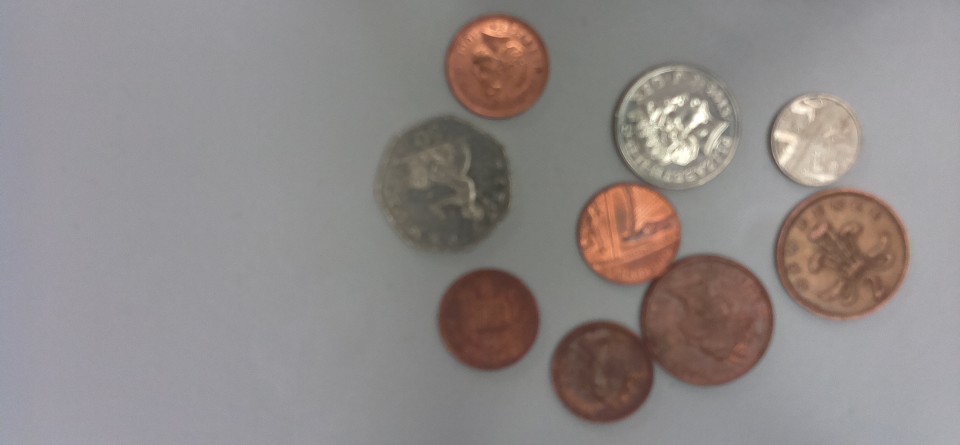
#> input picture coin_picture.png, 1920 x 890 px (shown at 1/2 size)
$ python -i coins_solution.py   (imports and definitions only)
#> lines starting #> are read from the running program, lines starting #| are printed output that depends on the picture; after the words box and inside, x2 and y2 are one past the last pixel; in counts of white or black regions, pixels touching at a corner belong together
#> further down, picture is the input picture: shape (890, 1920, 3); mean B, G, R 135.4, 136.8, 142.9
import numpy as np
import cv2


# [20 lines left out: functions find_circles, draw_circles, not called in this run]


def find_50p(img):
    """Detect contours and area of shapes in the image and filters to detect 50p.

    Return contours matching the area of 50p and number of 50 pence detected.
    """

    imgcanny = cv2.Canny(img,16,14)
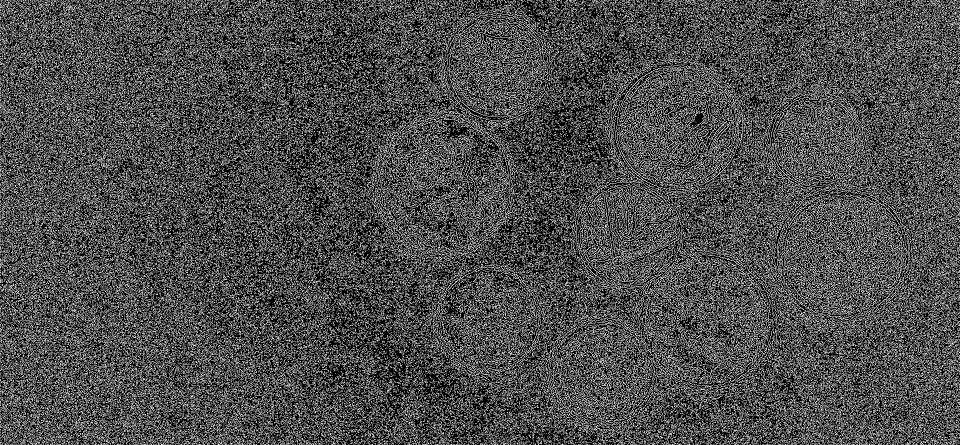
#> imgcanny: shape (890, 1920) (shown at 1/2 size); 29.5% white in thin lines or dots
    kernel = np.ones((5, 5))
    imgdil = cv2.dilate(imgcanny, kernel, iterations=1)
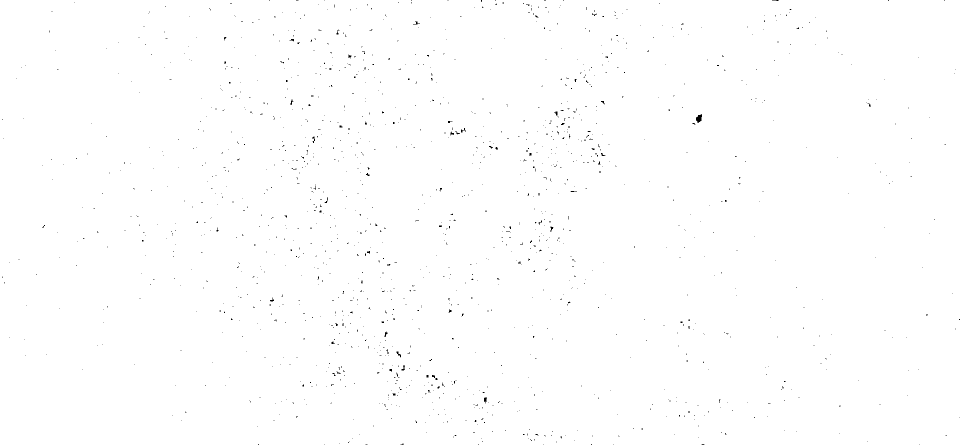
#> imgdil: shape (890, 1920) (shown at 1/2 size); 99.7% white; black in thin lines or dots

    contours, hierarchy = cv2.findContours(imgdil, cv2.RETR_EXTERNAL, cv2.CHAIN_APPROX_NONE)
#> contours = 1 contour; box (x1, y1, x2, y2) and area: (0, 0, 1920, 890) 1705893

    fifty = []
    count = 0

    for cnt in contours:
        area = cv2.contourArea(cnt)
        if area > 60000 and area < 70000:
            fifty.append(cnt)
            count += 1
#> this loop made 1 pass
#> area on pass 1: 1705893
#> after the loop, count = 0; fifty = []


    return fifty, count


# [95 lines left out: functions get_centre, draw_50p, get_radius, get_brightness, sort_coins, add_results_to_image and 1 more, not called in this run]

>>> import cv2
>>> picture = cv2.imread('coin_picture.png')
>>> result = find_50p(picture)
#> result = ([], 0)
